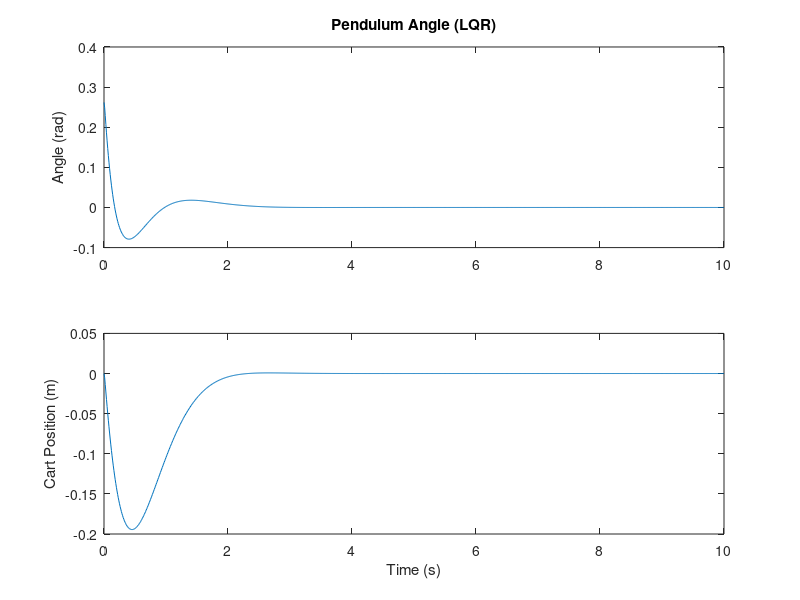

Write MATLAB code to recreate this figure.
% Physical parameters of the system
M = 0.5;   % Mass of the cart (kg)
m = 0.2;   % Mass of the pendulum (kg)
b = 0.1;   % Coefficient of friction (N/m/sec)
I = 0.006; % Moment of inertia of the pendulum (kg.m^2)
g = 9.8;   % Acceleration due to gravity (m/s^2)
l = 0.3;   % Length to pendulum center of mass (m)

% Derived parameter for linearized system
p = I*(M+m) + M*m*l^2; % Denominator for A and B

% State-space matrices (linearized about θ ≈ 0)
A = [0 1 0 0;
     0 -(I+m*l^2)*b/p  (m^2*g*l^2)/p  0;
     0 0 0 1;
     0 -(m*l*b)/p  m*g*l*(M+m)/p  0];

B = [0;
     (I + m*l^2)/p;
     0;
     m*l/p];

C = [1 0 0 0;
     0 0 1 0];  % Output = cart position and pendulum angle
D = [0; 0];

% State feedback design using LQR
Q = diag([10, 1, 10, 1]);  % State penalty
R = 0.001;                 % Control penalty
K = lqr(A, B, Q, R);

% Closed-loop system
Acl = A - B*K;
sys_cl = ss(Acl, B, C, D);

% Initial condition: small angle deviation
x0 = [0; 0; pi/12; 0];  % [position, velocity, angle, angular velocity]

t = 0:0.01:10;
[y, t, x] = initial(sys_cl, x0, t);

figure;
subplot(2,1,1);
plot(t, x(:,3)); ylabel('Angle (rad)'); title('Pendulum Angle (LQR)');
subplot(2,1,2);
plot(t, x(:,1)); ylabel('Cart Position (m)'); xlabel('Time (s)');


